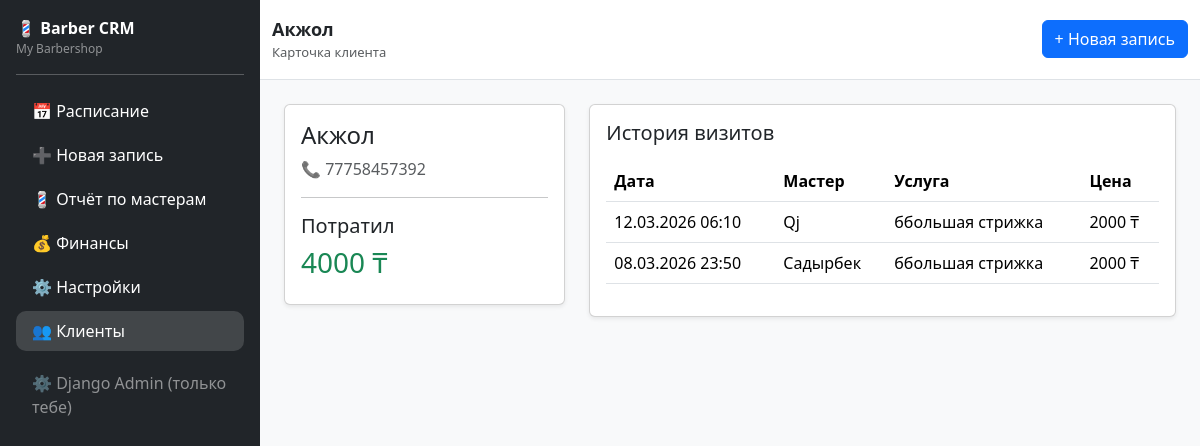
Screenshot of /clients/4/ (signed in) with the database file from the repository.
### core/models.py (models this page shows, shortened)
class TimestampedModel(models.Model):
    created_at = models.DateTimeField(auto_now_add=True)
    updated_at = models.DateTimeField(auto_now=True)
    class Meta:
        abstract = True

class Shop(TimestampedModel):
    owner = models.OneToOneField(
        User,
        on_delete=models.CASCADE,
        related_name="shop"
    )
    name = models.CharField(max_length=120)
    city = models.CharField(max_length=80, blank=True)
    phone = models.CharField(max_length=30, blank=True)

class Client(TimestampedModel):
    shop = models.ForeignKey(
        Shop,
        on_delete=models.CASCADE,
        related_name="clients"
    )
    name = models.CharField(max_length=120)
    phone = models.CharField(max_length=30, blank=True)
    instagram = models.CharField(max_length=80, blank=True)
    notes = models.TextField(blank=True)

class Appointment(TimestampedModel):
    class Status(models.TextChoices):
        BOOKED = "BOOKED", "Записан"
        CONFIRMED = "CONFIRMED", "Подтвержден"
        DONE = "DONE", "Пришел"
        CANCELED = "CANCELED", "Отмена"
        NO_SHOW = "NO_SHOW", "Не пришёл"
    shop = models.ForeignKey(
        Shop,
        on_delete=models.CASCADE,
        related_name="appointments"
    )
    client = models.ForeignKey(
        Client,
        on_delete=models.PROTECT,
        related_name="appointments"
    )
    barber = models.ForeignKey(
        Barber,
        on_delete=models.PROTECT,
        related_name="appointments"
    )
    service = models.ForeignKey(
        Service,
        on_delete=models.PROTECT,
        related_name="appointments"
    )
    start_at = models.DateTimeField()
    end_at = models.DateTimeField(editable=False)
    status = models.CharField(
        max_length=20,
        choices=Status.choices,
        default=Status.BOOKED
    )
    comment = models.CharField(max_length=255, blank=True)

class Barber(TimestampedModel):
    shop = models.ForeignKey(
        Shop,
        on_delete=models.CASCADE,
        related_name="barbers"
    )
    name = models.CharField(max_length=120)
    phone = models.CharField(max_length=30, blank=True)
    is_active = models.BooleanField(default=True)
    commission_percent = models.PositiveSmallIntegerField(default=50)

class Service(TimestampedModel):
    shop = models.ForeignKey(
        Shop,
        on_delete=models.CASCADE,
        related_name="services"
    )
    name = models.CharField(max_length=120)
    duration_min = models.PositiveSmallIntegerField(default=60)
    price_kzt = models.PositiveIntegerField(default=0)
    is_active = models.BooleanField(default=True)

### core/views.py (the view)
# urls.py: path("clients/<int:client_id>/", client_detail, name="client_detail"),
@login_required
def client_detail(request, client_id):
    shop = request.user.shop
    client = get_object_or_404(
        Client,
        id=client_id,
        shop=shop
    )
    appointments = (
        Appointment.objects
        .filter(client=client)
        .select_related("barber", "service")
        .order_by("-start_at")
    )
    total_spent = (
        Payment.objects
        .filter(appointment__client=client, is_paid=True)
        .aggregate(total=Sum("amount_kzt"))["total"]
        or 0
    )
    return render(request, "client_detail.html", {
        "client": client,
        "appointments": appointments,
        "total_spent": total_spent
    })

### core/context_processors.py (called while the page is built)
def current_shop(request):
    return {"current_shop": Shop.objects.first()}

### core/templates/client_detail.html
{% extends "base.html" %}
{% block page_title %}
{{ client.name }}
{% endblock %}
{% block page_subtitle %}
Карточка клиента
{% endblock %}
{% block content %}
<div class="row">
<div class="col-md-4">
<div class="card shadow-sm mb-4">
<div class="card-body">
<h4>{{ client.name }}</h4>
<p class="text-muted">
📞 {{ client.phone }}
</p>
<hr>
<h5>Потратил</h5>
<h3 class="text-success">
{{ total_spent }} ₸
</h3>
</div>
</div>
</div>
<div class="col-md-8">
<div class="card shadow-sm">
<div class="card-body">
<h5 class="mb-3">История визитов</h5>
<table class="table">
<thead>
<tr>
<th>Дата</th>
<th>Мастер</th>
<th>Услуга</th>
<th>Цена</th>
</tr>
</thead>
<tbody>
{% for a in appointments %}
<tr>
<td>
{{ a.start_at|date:"d.m.Y H:i" }}
</td>
<td>
{{ a.barber.name }}
</td>
<td>
{{ a.service.name }}
</td>
<td>
{{ a.service.price_kzt }} ₸
</td>
</tr>
{% empty %}
<tr>
<td colspan="4" class="text-muted">
Нет визитов
</td>
</tr>
{% endfor %}
</tbody>
</table>
</div>
</div>
</div>
</div>
{% endblock %}

### core/templates/base.html (shortened to what this page needs)
<!DOCTYPE html>
<html>
<head>
    <link href="https://cdn.jsdelivr.net/npm/bootstrap@5.3.2/dist/css/bootstrap.min.css" rel="stylesheet">
</head>
<body>
<div class="d-flex">
    <div class="bg-dark text-white p-3 sidebar">
        <div class="d-flex align-items-center justify-content-between">
            <div>
                <div class="fw-bold">💈 Barber CRM</div>
                <div class="text-white-50" style="font-size: 12px;">
                    {% if current_shop %}{{ current_shop.name }}{% else %}CRM{% endif %}
                </div>
            </div>
        </div>
        <hr>
        <ul class="nav flex-column gap-1">
            <li class="nav-item">
                <a class="nav-link text-white {% if request.path == '/today/' %}active{% endif %}"
                   href="{% url 'today_schedule' %}">
                    📅 Расписание
                </a>
            </li>
            <li class="nav-item">
                <a class="nav-link text-white {% if request.path == '/create/' %}active{% endif %}"
                   href="{% url 'create_appointment' %}">
                    ➕ Новая запись
                </a>
            </li>
            <li class="nav-item">
                <a class="nav-link text-white {% if request.path == '/barbers/' %}active{% endif %}"
                   href="{% url 'barber_report' %}">
                    💈 Отчёт по мастерам
                </a>
            </li>
            <li class="nav-item">
                <a class="nav-link text-white {% if request.path == '/finance/' %}active{% endif %}"
                   href="{% url 'finance_dashboard' %}">
                    💰 Финансы
                </a>
            </li>
            <li class="nav-item">
                <a class="nav-link text-white {% if '/settings/' in request.path %}active{% endif %}"
                  href="{% url 'settings_dashboard' %}">
                    ⚙ Настройки
                </a>
            </li>
            <li class="nav-item">
                <a class="nav-link text-white {% if '/clients/' in request.path %}active{% endif %}"
                    href="{% url 'clients_list' %}">
                    👥 Клиенты
                </a>
            </li>
            <li class="nav-item mt-2">
                <a class="nav-link text-white-50" href="/admin/">
                    ⚙ Django Admin (только тебе)
                </a>
            </li>
        </ul>
    </div>
    <div class="flex-fill bg-light">
        <div class="bg-white border-bottom">
            <div class="container-fluid py-3 d-flex justify-content-between align-items-center">
                <div>
                    <div class="fw-semibold" style="font-size: 18px;">
                        {% block page_title %}Панель{% endblock %}
                    </div>
                    <div class="text-muted" style="font-size: 13px;">
                        {% block page_subtitle %}{% endblock %}
                    </div>
                </div>
                <div class="d-flex gap-2">
                    <a class="btn btn-primary" href="{% url 'create_appointment' %}">+ Новая запись</a>
                </div>
            </div>
        </div>
        <div class="container-fluid p-4">
            {% block content %}{% endblock %}
        </div>
    </div>
</div>
</body>
</html>

### core/templates/base.html (style rules this page uses)
.sidebar { width: 260px; min-height: 100vh; }
.nav-link.active { background: rgba(255,255,255,.15); border-radius: 10px; }

### rows the page displays
Shop: name "My Barbershop"
Client: name "Акжол", phone "77758457392"
Appointment: start_at "12.03.2026 06:10", barber.name "Qj", service.name "ббольшая стрижка", service.price_kzt "2000"
Appointment: start_at "08.03.2026 23:50", barber.name "Садырбек", service.name "ббольшая стрижка", service.price_kzt "2000"

### other values shown
{{ total_spent }} "4000"
